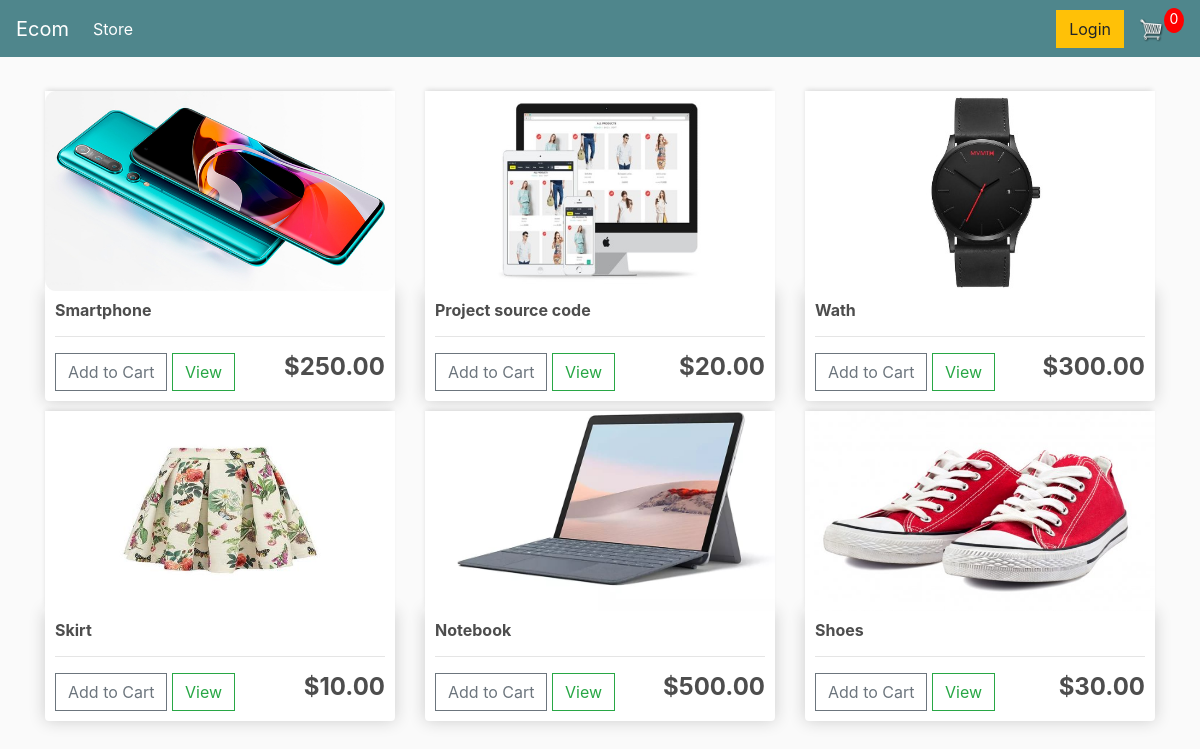
The app's page /, older data.
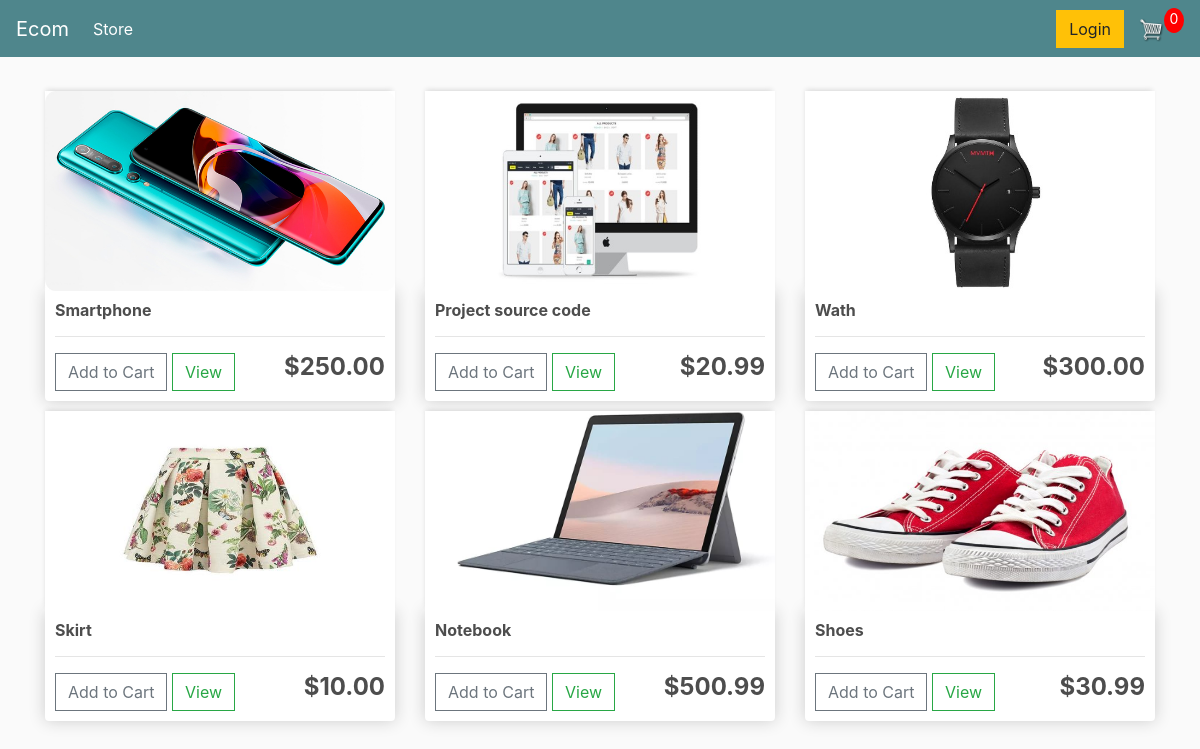
The same page, newer data.
### store/models.py (models this page shows, shortened)
class Product(models.Model):
    name = models.CharField(max_length=200)
    price = models.DecimalField(max_digits=7, decimal_places=2)
    digital = models.BooleanField(default=False, null=True, blank=True)
    image = models.ImageField(null=True, blank=True)
    @property
    def imageURL(self):
        try:
            url = self.image.url
        except:
            url = ''
        return url

### store/views.py (the view)
# urls.py: path('', include('store.urls'))
def store(request):
    data = cartData(request)
    cartItems = data['cartItems']
    order = data['order']
    items = data['items']
    products = Product.objects.all()
    context = {'products': products, 'cartItems': cartItems}
    return render(request, 'store/store.html', context)

### store/utils.py (called while the page is built, shortened)
def cookieCart(request):
    try:
        cart = json.loads(request.COOKIES['cart'])
    except:
        cart = {}
        print('CART:', cart)
    items = []
    order = {'get_cart_total': 0, 'get_cart_items': 0, 'shipping': False}
    cartItems = order['get_cart_items']
    return {'cartItems': cartItems, 'order': order, 'items': items}

def cartData(request):
    if request.user.is_authenticated:
        customer = request.user.customer
        order, created = Order.objects.get_or_create(customer=customer, complete=False)
        items = order.orderitem_set.all()
        cartItems = order.get_cart_items
    else:
        cookieData = cookieCart(request)
        cartItems = cookieData['cartItems']
        order = cookieData['order']
        items = cookieData['items']
    return {'cartItems': cartItems, 'order': order, 'items': items}

### store/templates/store/store.html
{% extends 'store/main.html' %}
{% load static %}
{% block content %}
<div class="row">
    {% for product in products %}
    <div class="col-lg-4">
        <img class="thumbnail" src="{{product.imageURL}}">
        <div class="box-element product">
            <h6><strong>{{product.name}}</strong></h6>
            <hr>
            <button data-product="{{product.id}}" data-action="add"
                    class="btn btn-outline-secondary add-btn update-cart">Add to Cart
            </button>
            <a class="btn btn-outline-success" href="#">View</a>
            <h4 style="display: inline-block; float: right"><strong>${{product.price|floatformat:2}}</strong></h4>
        </div>
    </div>
    {% endfor %}
</div>
{% endblock content %}

### store/templates/store/main.html (shortened to what this page needs)
<!DOCTYPE html>
{% load static %}
<html>
<head>
	<link rel="stylesheet" href="https://stackpath.bootstrapcdn.com/bootstrap/4.4.1/css/bootstrap.min.css">
	<link rel="stylesheet" type="text/css" href="{% static 'css/main.css' %}">
</head>
<body>
	<nav class="navbar navbar-expand-lg navbar-dark bg-dark">
	  <a class="navbar-brand" href="{% url 'store' %}">Ecom</a>
	  <div class="collapse navbar-collapse" id="navbarSupportedContent">
	    <ul class="navbar-nav mr-auto">
	      <li class="nav-item active">
	        <a class="nav-link" href="{% url 'store' %}">Store <span class="sr-only">(current)</span></a>
	      </li>
	    </ul>
	    <div class="form-inline my-2 my-lg-0">
	     	<a href="#"class="btn btn-warning">Login</a>
	     	<a href="{% url 'cart' %}">
	    		<img  id="cart-icon" src="{% static 'images/cart.png' %}">
	    	</a>
	    	<p id="cart-total">{{cartItems}}</p>
	    </div>
	  </div>
	</nav>
     <div class="container">
            <br>
            {% block content %}
            {% endblock content %}
     </div>
</body>
</html>

### static/css/main.css (style rules this page uses)
body { background-color: hsl(0, 0%, 98%); }
h1,h2,h3,h4,h5,h6 { color:hsl(0, 0%, 30%); }
.box-element { box-shadow:hsl(0, 0%, 80%) 0 0 16px; background-color: #fff; border-radius: 4px; padding: 10px; }
.thumbnail { width: 100%; height: 200px; -webkit-box-shadow: -1px -3px 5px -2px rgba(214,214,214,1); -moz-box-shadow: -1px -3px 5px -2px rgba(214,214,214,1); box-shadow: -1px -3px 5px -2px rgba(214,214,214,1); }
.product { border-radius: 0 0 4px 4px; }
.bg-dark { background-color: #4f868c!important; }
#cart-icon { width:25px; display: inline-block; margin-left: 15px; }
#cart-total { display: block; text-align: center; color:#fff; background-color: red; width: 20px; height: 25px; border-radius: 50%; font-size: 14px; }
.col-lg-4, .col-lg-6, .col-lg-8, .col-lg-12 { margin-top: 10px; }
.btn { border-radius: 0; }

Row changes from the older to the newer data that the page shows:
changed Product "Project source code": price "20.00" → "20.99"
changed Product "Notebook": price "500.00" → "500.99"
changed Product "Shoes": price "30.00" → "30.99"
